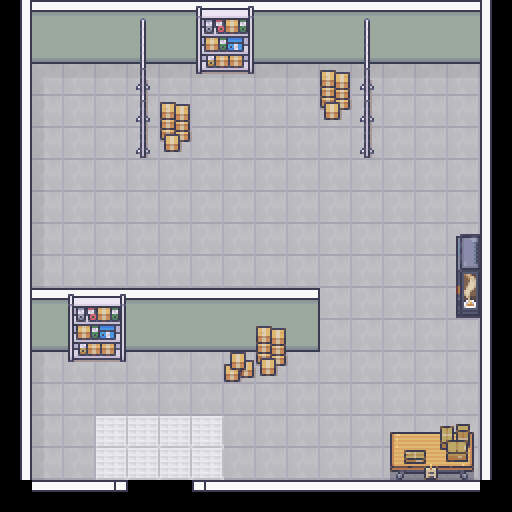

The image is a tile-based game level rendered from a .tmx file. Its description and complete source (layers, tilesets, objects, tile grids) follow:
An orthogonal 16x16 tile map with 32x32 px tiles, 4 tile layers (Floor, Walls, Obstacles1, Obstacles2), 5 tilesets.

<map version="1.10" tiledversion="1.11.2" orientation="orthogonal" renderorder="right-down" width="16" height="16" tilewidth="32" tileheight="32" infinite="0" nextlayerid="5" nextobjectid="1">
 <tileset firstgid="1" source="../tsx/Floor.tsx" />
 <tileset firstgid="601" source="../tsx/Walls.tsx" />
 <tileset firstgid="2017" source="../tsx/Hospital.tsx" />
 <tileset firstgid="3777" source="../tsx/Subway.tsx" />
 <tileset firstgid="9697" source="../tsx/GarageSale.tsx" />
 <layer id="1" name="Floor" width="16" height="16">
  <data encoding="csv">
0,0,0,0,0,0,0,0,0,0,0,0,0,0,0,0,
0,0,0,0,0,0,0,0,0,0,0,0,0,0,0,0,
0,545,546,546,546,546,546,546,546,546,546,546,546,546,546,0,
0,560,561,561,561,561,561,561,561,561,561,561,561,561,561,0,
0,560,561,561,561,561,561,561,561,561,561,561,561,561,561,0,
0,560,561,561,561,561,561,561,561,561,561,561,561,561,561,0,
0,560,561,561,561,561,561,561,561,561,561,561,561,561,561,0,
0,560,561,561,561,561,561,561,561,561,561,561,561,561,561,0,
0,560,561,561,561,561,561,561,561,561,561,561,561,561,561,0,
0,560,561,561,561,561,561,561,561,561,561,561,561,561,561,0,
0,560,561,561,561,561,561,561,561,561,561,561,561,561,561,0,
0,560,561,561,561,561,561,561,561,561,561,561,561,561,561,0,
0,560,561,561,561,561,561,561,561,561,561,561,561,561,561,0,
0,560,561,77,77,77,77,561,561,561,561,561,561,561,561,0,
0,560,561,77,77,77,77,561,561,561,561,561,561,561,561,0,
0,0,0,0,0,0,1595,0,0,0,0,0,0,0,0,0
</data>
 </layer>
 <layer id="2" name="Walls" width="16" height="16">
  <data encoding="csv">
3758098189,1516,1517,1516,1517,1516,1517,1516,1517,1516,1517,1516,1517,1516,1517,1610614541,
3758098189,1540,1541,1540,1541,1540,1541,1540,1541,1540,1541,1540,1541,1540,1541,1610614541,
3758098189,0,0,0,0,0,0,0,0,0,0,0,0,0,0,1610614541,
3758098189,0,0,0,0,0,0,0,0,0,0,0,0,0,0,1610614541,
3758098189,0,0,0,0,0,0,0,0,0,0,0,0,0,0,1610614541,
3758098189,0,0,0,0,0,0,0,0,0,0,0,0,0,0,1610614541,
3758098189,0,0,0,0,0,0,0,0,0,0,0,0,0,0,1610614541,
3758098189,0,0,0,0,0,0,0,0,0,0,0,0,109,0,1610614541,
3758098189,0,0,0,0,0,0,0,0,0,0,0,0,0,0,1610614541,
3758098189,1516,1516,1516,1516,1516,1516,1517,1516,1537,0,0,0,0,0,1610614541,
3758098189,1540,1540,1540,1540,1540,1540,1541,1540,1561,0,0,0,0,0,1610614541,
3758098189,0,0,0,0,0,0,0,0,0,0,0,0,0,0,1610614541,
3758098189,0,0,0,0,0,0,0,0,0,0,0,0,0,0,1610614541,
3758098189,0,0,0,0,0,0,0,0,0,0,0,0,0,0,1610614541,
3758098189,0,0,0,0,0,0,0,0,0,0,0,0,0,0,1610614541,
0,2147485453,2147485453,2147485243,1085,1085,1595,1404,1404,1396,2147485453,2147485453,2147485453,2147485453,2147485453,0
</data>
 </layer>
 <layer id="3" name="Obstacles1" width="16" height="16">
  <data encoding="csv">
0,0,0,0,2450,0,2173,2174,0,0,0,2450,0,0,0,0,
0,0,0,0,2466,0,2189,2190,0,0,0,2466,0,0,0,0,
0,0,0,0,2482,0,2205,2206,0,0,0,2482,0,0,0,0,
0,0,0,0,2498,0,0,0,0,0,0,2498,0,0,0,0,
0,0,0,0,0,0,0,0,0,0,0,0,0,0,0,0,
0,0,0,0,0,0,0,0,0,0,0,0,0,0,0,0,
0,0,0,0,0,0,0,0,0,0,0,0,0,0,0,0,
0,0,0,0,0,0,0,0,0,0,0,0,0,0,4456,0,
0,0,0,0,0,0,0,0,0,0,0,0,0,0,4488,0,
0,0,2173,2174,0,0,0,0,0,0,0,0,0,0,4520,0,
0,0,2189,2190,0,0,0,0,2163,0,0,0,0,0,0,0,
0,0,2205,2206,0,0,0,2180,2179,0,0,0,0,0,0,0,
0,0,0,0,0,0,0,0,0,0,0,0,0,0,0,0,
0,0,0,0,0,0,0,0,0,0,0,0,10740,10741,10742,0,
0,0,0,0,0,0,0,0,0,0,0,0,10772,10773,10774,0,
0,0,0,0,0,0,0,0,0,0,0,0,0,0,0,0
</data>
 </layer>
 <layer id="4" name="Obstacles2" width="16" height="16">
  <data encoding="csv">
0,0,0,0,0,0,0,0,0,0,0,0,0,0,0,0,
0,0,0,0,0,0,0,0,0,0,0,0,0,0,0,0,
0,0,0,0,0,0,0,0,0,0,2163,0,0,0,0,0,
0,0,0,0,2482,2163,0,0,0,0,2179,2482,0,0,0,0,
0,0,0,0,2498,2179,0,0,0,0,0,2498,0,0,0,0,
0,0,0,0,0,0,0,0,0,0,0,0,0,0,0,0,
0,0,0,0,0,0,0,0,0,0,0,0,0,0,0,0,
0,0,0,0,0,0,0,0,0,0,0,0,0,0,0,0,
0,0,0,0,0,0,0,0,0,0,0,0,0,0,0,0,
0,0,0,0,0,0,0,0,0,0,0,0,0,0,0,0,
0,0,0,0,0,0,0,0,0,0,0,0,0,0,0,0,
0,0,0,0,0,0,0,0,0,0,0,0,0,0,0,0,
0,0,0,0,0,0,0,0,0,0,0,0,0,0,0,0,
0,0,0,0,0,0,0,0,0,0,0,0,0,0,0,0,
0,0,0,0,0,0,0,0,0,0,0,0,0,0,0,0,
0,0,0,0,0,0,0,0,0,0,0,0,0,0,0,0
</data>
 </layer>
</map>
